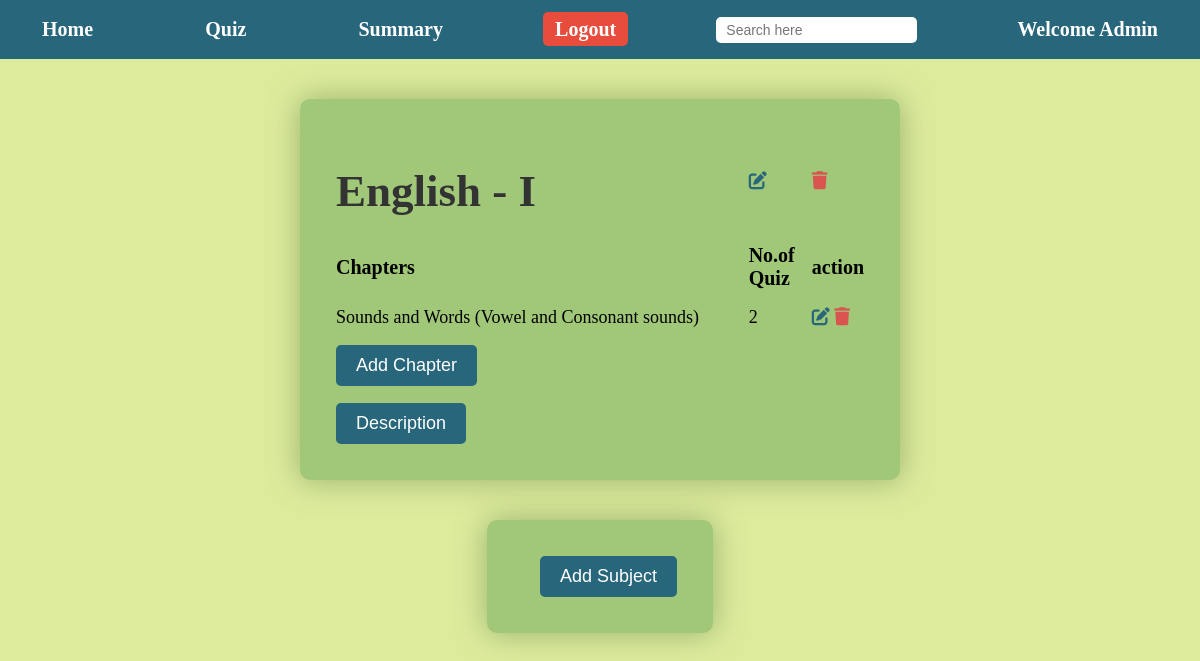
The page /admindb (signed in) on the database as committed earlier.
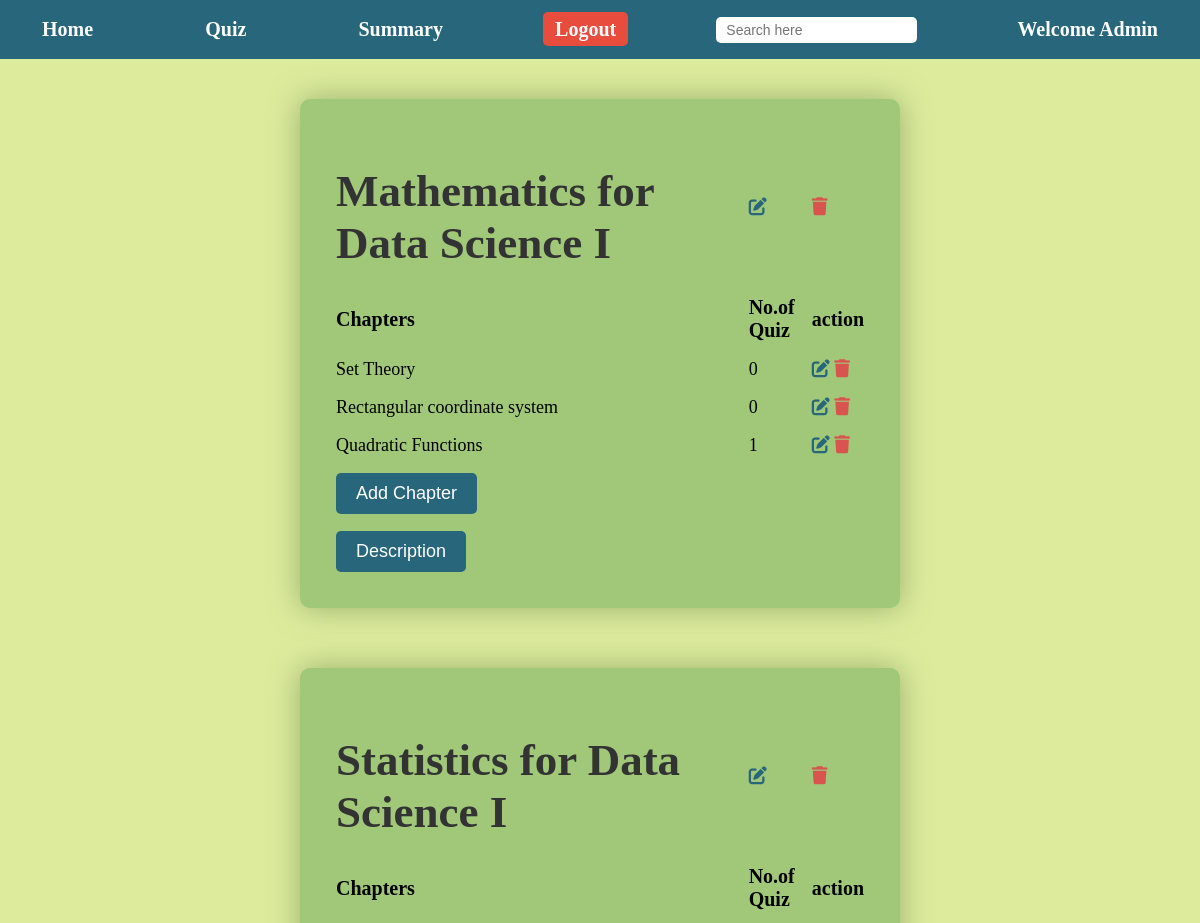
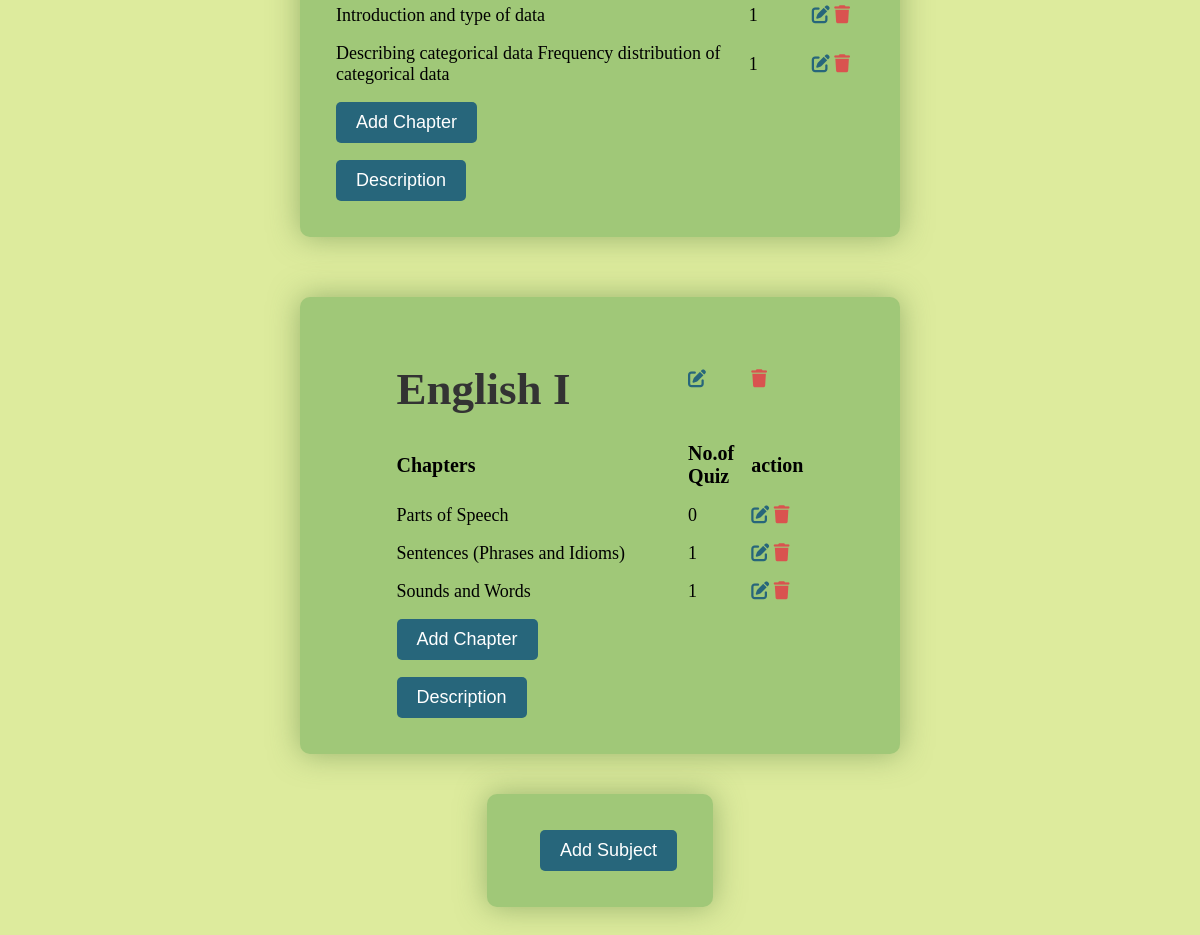
The same page on the database as committed later (2 pictures, top to bottom).
### models.py (models this page shows)
class Subject(data.Model):
    __tablename__='sub'
    sub_id=data.Column(data.Integer,primary_key=True)
    sub_name=data.Column(data.String(50),nullable=False,unique=True)
    sub_Description=data.Column(data.Text,nullable=True)
    sub_quiz_descrip=data.Column(data.Text,nullable=True)
    sub_chap=data.relationship('Chapter',backref='Subject',lazy=True)

class Chapter(data.Model):
    __tablename__='chap'
    chap_id=data.Column(data.Integer,primary_key=True)
    chap_title=data.Column(data.String(200),nullable=False)
    chap_description=data.Column(data.Text,nullable=False)
    chap_quiz=data.relationship('Quiz',backref='Chapter',lazy=True)
    sub_id=data.Column(data.Integer,data.ForeignKey('sub.sub_id'),nullable=False)

### app.py (the view)
@application.route('/admindb',methods=['GET','POST'])
def admindb():
    if 'admin' not in session:
        flash('Please Login','error')
        return redirect(url_for('Admin_Login'))
    Subjects=Subject.query.all()
    Chapters=Chapter.query.all()
    Quizzes=Quiz.query.all()
    return render_template('Admin_Dashboard.html',Subjects=Subjects,Chapters=Chapters,quiz=Quizzes,user="Admin",request_path=request.path)

### templates/Admin_Dashboard.html (shortened to what this page needs)
{% extends 'index.html' %}
{% block navbar %}
{% include 'admin-navbar.html' %}
{% endblock %}
{% block content %}
<center>
    <div id="adminsub">
        {% for subject in Subjects %}
        <table>
            <tr>
                <td>
                    <h1>{{ subject.sub_name }}</h1>
                </td>
                <td><a href="{{ url_for('edit_subject',sub_id=subject.sub_id) }}" class="icon-button edit-btn"><i
                            class="fa fa-edit"></a></td>
                <td><a href="{{ url_for('delete_subject',sub_id=subject.sub_id) }}" class="icon-button delete-btn"><i
                            class="fa fa-trash"></i></a></td>
            </tr>
            <tr>
                <th>Chapters</th>
                <th>No.of Quiz</th>
                <th>action</th>
            </tr>
            {% for chapter in Chapters %}
            {% if chapter.sub_id==subject.sub_id %}
            <tr>
                <td>{{ chapter.chap_title }}</td>
                <td>{{ quiz | selectattr("chap_id", "equalto", chapter.chap_id) | list | length }}</td>
                <td><a href="{{ url_for('edit_chapter',chap_id=chapter.chap_id,sub_id=subject.sub_id) }}"><i
                            class="fa fa-edit"></i></a>
                    <a href="{{ url_for('delete_chapter',chap_id=chapter.chap_id,sub_id=subject.sub_id) }}"><i
                            class="fa fa-trash"></i></a>
                </td>
            </tr>
            {% endif %}
            {% endfor %}
            <tr>
                <td>
                    <a href="{{ url_for('create_chapter',sub_id=subject.sub_id) }}">
                        <input type="button" value="Add Chapter">
                    </a>
                </td>
            </tr>
            <tr>
                <td><button onclick="Description('description-{{subject.sub_id}}')">Description</button></td>
            </tr>
        </table>
        {% endfor %}
    </div>
    <div>
        <table>
            <tr>
                <td></td>
                <td><a href="{{ url_for('create_subject') }}"><input type="button" value="Add Subject"></a></td>
            </tr>
        </table>
    </div>
</center>
{% endblock %}

### templates/index.html (shortened to what this page needs)
<!DOCTYPE html>
<html lang="en">
<head>
    <link rel="stylesheet" href="/static/style.css">
    <link rel="stylesheet" href="https://cdnjs.cloudflare.com/ajax/libs/font-awesome/6.0.0/css/all.min.css">
</head>
<body id="index-page">
    <nav>{% block navbar %} {% endblock %}</nav>
    {% block content %}{% endblock %}
</body>
</html>

### templates/admin-navbar.html (shortened to what this page needs)
<!DOCTYPE html>
<html lang="en">
<head>
    <nav>
        <div class="container">
            <div id="navbar" class="admin-navbar">
                <div id="home" class="admin-home">
                    <a href="{{ url_for('admindb') }}">Home</a>
                </div>
                <div id="quiz" class="admin-quiz">
                    <a href="{{ url_for('quiz_dashboard') }}">Quiz</a>
                </div>
                <div id="summary" class="admin-summary">
                    <a href="{{ url_for('summary_dashboard') }}">Summary</a>
                </div>
                <div id="logout" class="logout">
                    <a href="{{ url_for('Admin_Logout') }}">Logout</a>
                </div>
                <div id="search" class="admin-search" data-source="admin-navbar.html">
                    <input type="search" id="admin-search" onkeyup="search()" placeholder="Search here">
                </div>
                <div id="welcome">Welcome {{ user }}</div>
            </div>
        </div>
    </nav>
</head>
</html>

### static/style.css (style rules this page uses)
#index-page { background-color: #DDEB9D; margin: 0; padding: 0; }
#index-page center { display: flex; flex-direction: column; align-items: center; justify-content: center; height: auto; padding: 20px; }
#index-page table { width: 100%; display: flex; justify-content: center; align-items: center; max-width: 600px; margin: 20px auto; border-spacing: 15px; background-color: #A0C878; padding: 20px; border-radius: 10px; box-shadow: 0 0 30px rgba(80, 120, 60, 0.5); }
#index-page input[type="text"], #index-page input[type="email"], #index-page input[type="password"], #index-page input[type="date"], #inex-page textarea, #index-page button[type="submit"], #index-page button { background-color: azure; padding: 10px; border: 1px solid #ccc; border-radius: 5px; font-size: 1em; box-sizing: border-box; }
#index-page input[type="text"]:hover, #index-page input[type="email"]:hover, #index-page input[type="password"]:hover, #index-page input[type="date"]:hover, #index-page button[type="submit"]:hover, #index-page button, #inex-page textarea { padding: 10px; border: 1px solid grey; border-radius: 5px; font-size: 1em; box-sizing: border-box; }
#index-page input[type="submit"], #index-page input[type="button"], #index-page button[type="button"], #index-page input[type="reset"], #index-page button[type="submit"], #index-page button[type="button"], #index-page button { width: auto; padding: 10px 20px; background-color: #27667B; color: white; font-size: 1em; border: none; border-radius: 5px; cursor: pointer; transition: background-color 0.3s; }
#index-page h1 { color: #333; font-size: 2.5em; margin-bottom: 10px; }
#index-page th { text-align: left; font-size: 20px; }
#index-page td { width: 100%; text-align: left; font-size: 18px; }
.fa-edit { color: #27667B; font-size: 18px; transition: color 0.3s ease-in-out; }
.fa-trash { color: #D9534F; font-size: 18px; transition: color 0.3s ease-in-out; }
#adminsub, #quizdashboard { display: flex; flex-wrap: wrap; gap: 20px; justify-content: flex-start; }

### templates/admin-navbar.html (style rules this page uses)
.admin-navbar { display: flex; justify-content: space-between; align-items: center; background-color: #27667B; padding: 10px 20px; color: white; }
.admin-navbar>div { margin: 0 10px; }
.admin-navbar a { color: white; text-decoration: none; font-size: 20px; font-weight: bold; padding: 8px 12px; transition: 0.3s; }
#welcome { color: white; text-decoration: none; font-size: 20px; font-weight: bold; padding: 8px 12px; }
.admin-search input { padding: 5px 10px; border: none; border-radius: 5px; font-size: 14px; }
.logout a { background-color: #e74c3c; padding: 6px 12px; border-radius: 5px; }
.container { display: flex; flex-direction: column; }
.admin-navbar,.admin-search-results { margin: 0; }

Rows that differ between the two databases and show on the page:
removed Subject: sub_name "English - I"
removed Chapter: chap_title "Sounds and Words (Vowel and Consonant sounds)", chap_id "2", shown under Subject "English - I"
added Subject: sub_name "Mathematics for Data Science I"
added Chapter: chap_title "Set Theory", chap_id "0", shown under Subject "Mathematics for Data Science I"
added Chapter: chap_title "Rectangular coordinate system", chap_id "0", shown under Subject "Mathematics for Data Science I"
added Chapter: chap_title "Quadratic Functions", chap_id "1", shown under Subject "Mathematics for Data Science I"
added Subject: sub_name "Statistics for Data Science I"
added Chapter: chap_title "Introduction and type of data", chap_id "1", shown under "Statistics for Data Science I"
added Chapter: chap_title "Describing categorical data Frequency distribution of categorical data", chap_id "1", shown under "Statistics for Data Science I"
added Subject: sub_name "English I"
added Chapter: chap_title "Parts of Speech", chap_id "0", shown under "English I"
added Chapter: chap_title "Sentences (Phrases and Idioms)", chap_id "1", shown under "English I"
added Chapter: chap_title "Sounds and Words", chap_id "1", shown under "English I"
